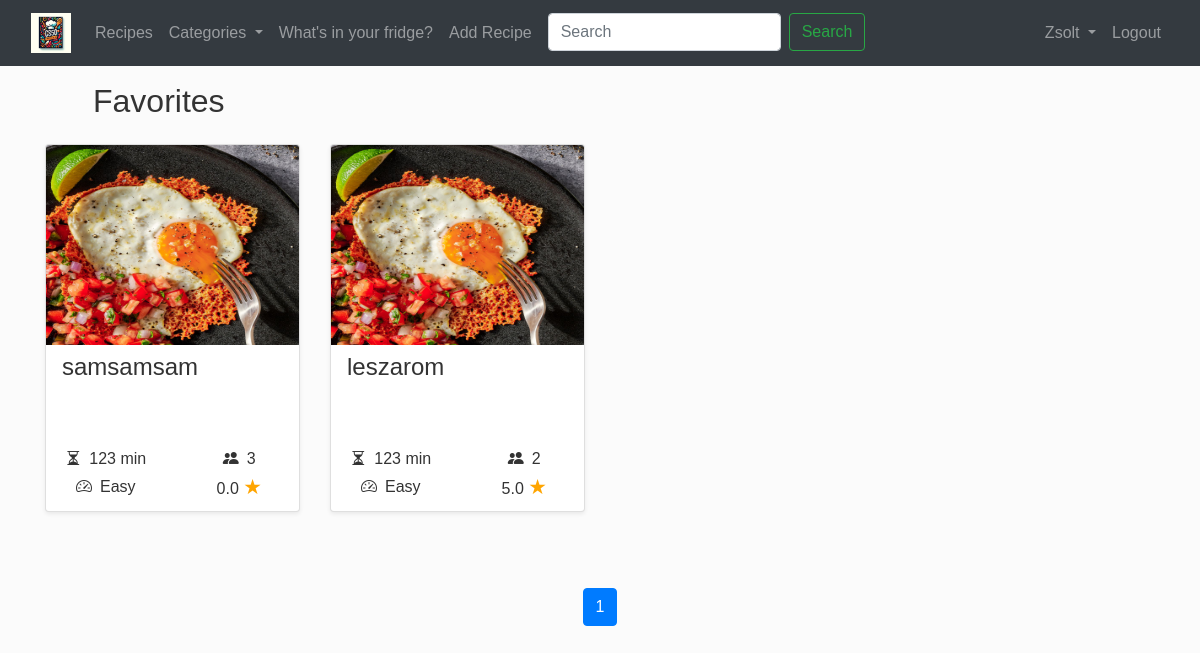
Before: /favorites/ (signed in) with the older database file.
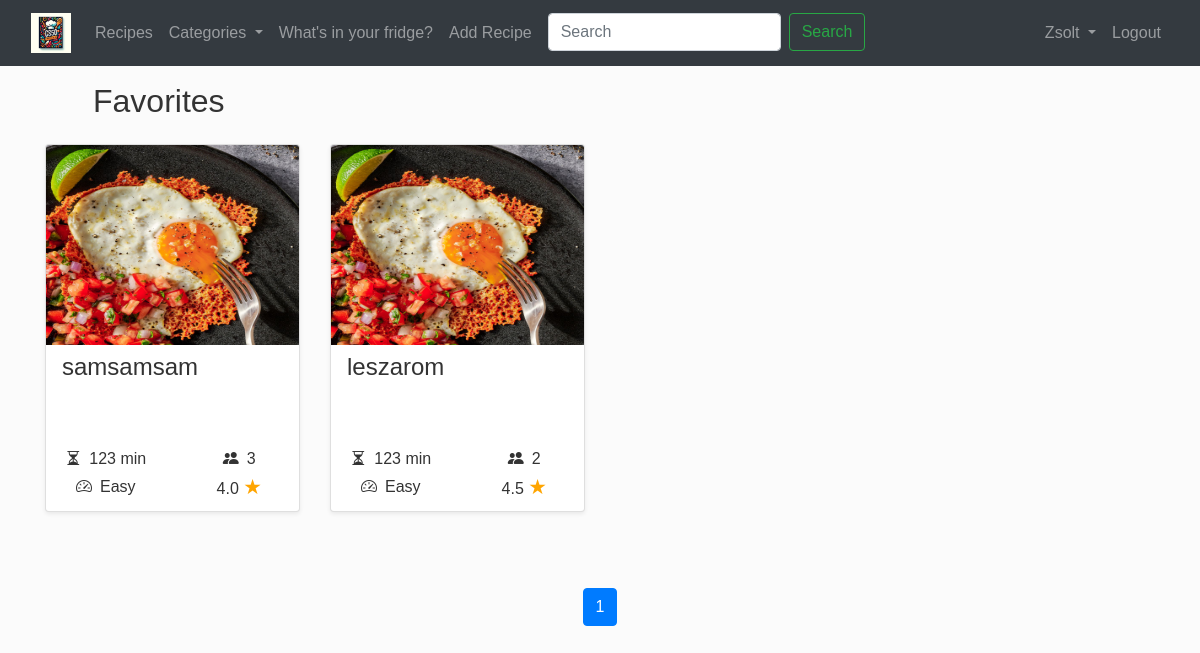
After: the same page with the newer database file.
### recepies/models.py (models this page shows, shortened)
class Recipe(models.Model):
  title = models.CharField(max_length=128)
  serving = models.PositiveIntegerField()
  preparation_time = models.PositiveIntegerField()
  difficulty = models.CharField(
    max_length=6,
    choices=DifficultyLevel.choices,
    default=DifficultyLevel.EASY
  )
  raw_ingredients = models.TextField(help_text="List ingredients as free text.")
  ingredients = models.ManyToManyField(Ingredient, related_name='recipes')
  preparation = models.TextField()
  image = models.ImageField(upload_to='recepies/', null=True, blank=True)
  categories = models.ManyToManyField(Category, related_name='recipes')
  ratings = models.JSONField(default=dict)
  average_rating = models.FloatField(default=0.0)
  created_at = models.DateTimeField(auto_now_add=True)
  creator = models.ForeignKey(User, on_delete=models.CASCADE, related_name="creator_recipe")
  comments = models.ManyToManyField('Comment', related_name="comments_on_recipe", blank=True)

### recepies/views.py (the view)
# urls.py: path('favorites/', views.list_favorites, name='favorites'),
def list_favorites(request):
    categories = Category.objects.all()
    favorites = Favorite.objects.filter(user=request.user).select_related('recipe')
    paginated_favorites, page_range, last_two_pages = paginate_with_page_range(request, [fav.recipe for fav in favorites], per_page=12)
    return render(request, 'recepies/favorites.html', {
        'categories': categories,
        'recipes': paginated_favorites,
        'page_range': page_range,
        'last_two_pages': last_two_pages,
        })

### recepies/utils.py (called while the page is built)
def paginate_with_page_range(request, queryset, per_page):
    paginator = Paginator(queryset, per_page)
    page = request.GET.get('page')
    try:
        paginated_queryset = paginator.page(page)
    except PageNotAnInteger:
        paginated_queryset = paginator.page(1)
    except EmptyPage:
        paginated_queryset = paginator.page(paginator.num_pages)
    current_page = paginated_queryset.number
    last_page = paginator.num_pages
    window = 2
    start_page = max(current_page - window, 1)
    end_page = min(current_page + window, last_page) + 1
    page_range = range(start_page, end_page)
    if last_page > 2:
        last_two_pages = range(last_page - 1, last_page + 1)
    else:
        last_two_pages = range(1, last_page + 1)
    return paginated_queryset, page_range, last_two_pages

### recepies/templates/recepies/favorites.html
{% extends "recepies/layout.html" %} {% block content %}
<h2 class="pl-5 mb-4">Favorites</h2>
{% include "recepies/recipe_cards.html" with object_list=recipes %}
{% include "recepies/pagination.html" with object_list=recipes %}
{% endblock %}

### recepies/templates/recepies/recipe_cards.html (shortened to what this page needs)
{% if not object_list %}
<p class="ml-5">No recipes yet.</p>
{% else %}
<div class="row pb-5 mb-1">
  {% for recipe in object_list%}
  <div class="col-lg-3 col-md-6 mb-4 mb-lg-0">
    <div class="card shadow-sm border-2 rounded mb-4">
      <div class="card-body p-0">
        <img
          class="w-100 card-img-top img-fluid"
          src="{{ recipe.image.url }}"
          alt="{{ recipe.title }}"
          style="width: 300px; height: 200px;"
        />
        <div class="p-2">
          <h4 class="card-title mb-4 pl-2"  style="height: 70px;">{{ recipe.title|truncatechars:30 }}</h4>
          <div class="row ">
              <div class="col-6 d-flex align-items-center justify-content-center">
                  <i class="bi bi-hourglass-split"></i>
                  <span class="ml-2">{{ recipe.preparation_time }} min</span>
              </div>
              <div class="col-6 d-flex align-items-center justify-content-center">
                  <i class="bi bi-people-fill"></i>
                  <span class="ml-2">{{ recipe.serving }}</span>
              </div>
              <div class="col-6 d-flex align-items-center justify-content-center">
                  <i class="bi bi-speedometer2"></i>
                  <span class="ml-2">{{ recipe.difficulty }}</span>
              </div>
              <div class="col-6 d-flex align-items-center justify-content-center">
                  <p class="mb-0">{{ recipe.average_rating|floatformat:1 }} <span class="star-orange" style="font-size: 1.3rem">&#9733;</span></p>
              </div>
          </div>
        </div>
      </div>
    </div>
  </div>
  {% endfor %}
</div>
{% endif %}

Changed rows visible on the page:
changed Recipe "samsamsam": average_rating "0.0" → "4.0"
changed Recipe "leszarom": average_rating "5.0" → "4.5"
